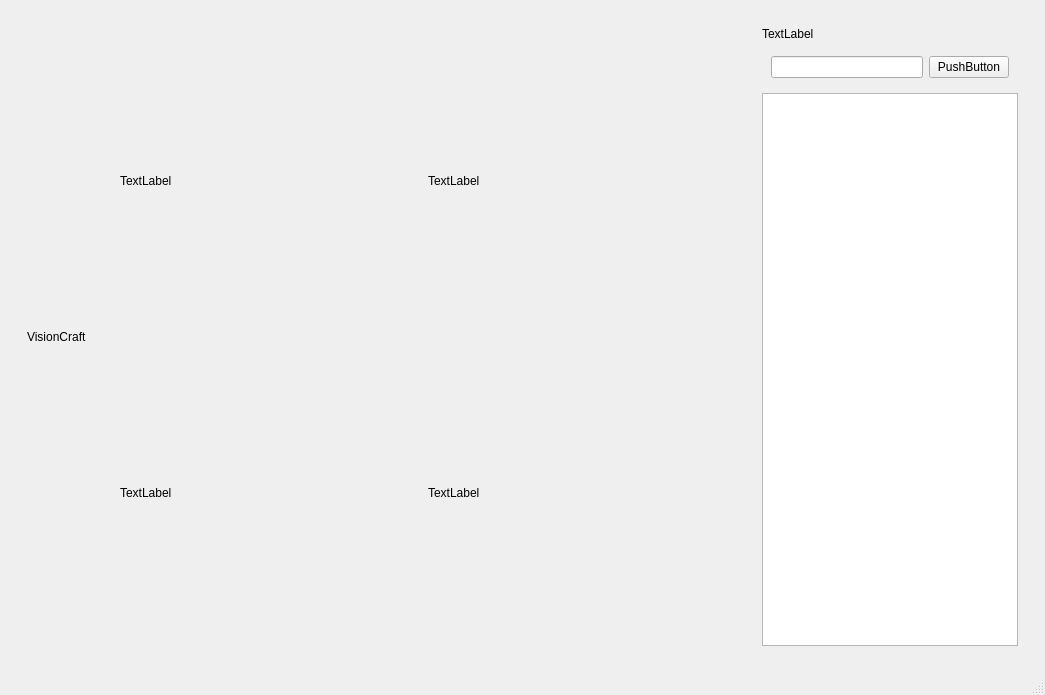
<?xml version="1.0" encoding="UTF-8"?>
<ui version="4.0">
 <class>Home</class>
 <widget class="QMainWindow" name="Home">
  <property name="geometry">
   <rect>
    <x>0</x>
    <y>0</y>
    <width>1045</width>
    <height>695</height>
   </rect>
  </property>
  <property name="windowTitle">
   <string>MainWindow</string>
  </property>
  <widget class="QWidget" name="centralwidget">
   <layout class="QVBoxLayout" name="verticalLayout_4">
    <item>
     <widget class="QWidget" name="widget" native="true">
      <layout class="QHBoxLayout" name="horizontalLayout">
       <item>
        <widget class="QWidget" name="leftPanel" native="true">
         <layout class="QVBoxLayout" name="verticalLayout">
          <item>
           <widget class="QLabel" name="VisionCraft">
            <property name="text">
             <string>VisionCraft</string>
            </property>
           </widget>
          </item>
         </layout>
        </widget>
       </item>
       <item>
        <widget class="QWidget" name="centerPanel" native="true">
         <layout class="QVBoxLayout" name="verticalLayout_2">
          <item>
           <widget class="QWidget" name="top" native="true">
            <layout class="QHBoxLayout" name="horizontalLayout_2">
             <item>
              <widget class="QLabel" name="cam1">
               <property name="sizePolicy">
                <sizepolicy hsizetype="Expanding" vsizetype="Expanding">
                 <horstretch>0</horstretch>
                 <verstretch>0</verstretch>
                </sizepolicy>
               </property>
               <property name="text">
                <string>TextLabel</string>
               </property>
              </widget>
             </item>
             <item>
              <widget class="QLabel" name="cam2">
               <property name="sizePolicy">
                <sizepolicy hsizetype="Expanding" vsizetype="Expanding">
                 <horstretch>0</horstretch>
                 <verstretch>0</verstretch>
                </sizepolicy>
               </property>
               <property name="text">
                <string>TextLabel</string>
               </property>
              </widget>
             </item>
            </layout>
           </widget>
          </item>
          <item>
           <widget class="QWidget" name="bottom" native="true">
            <layout class="QHBoxLayout" name="horizontalLayout_3">
             <item>
              <widget class="QLabel" name="cam3">
               <property name="sizePolicy">
                <sizepolicy hsizetype="Expanding" vsizetype="Expanding">
                 <horstretch>0</horstretch>
                 <verstretch>0</verstretch>
                </sizepolicy>
               </property>
               <property name="text">
                <string>TextLabel</string>
               </property>
              </widget>
             </item>
             <item>
              <widget class="QLabel" name="empty">
               <property name="sizePolicy">
                <sizepolicy hsizetype="Expanding" vsizetype="Preferred">
                 <horstretch>0</horstretch>
                 <verstretch>0</verstretch>
                </sizepolicy>
               </property>
               <property name="text">
                <string>TextLabel</string>
               </property>
              </widget>
             </item>
            </layout>
           </widget>
          </item>
         </layout>
        </widget>
       </item>
       <item>
        <widget class="QWidget" name="rightPanel" native="true">
         <property name="sizePolicy">
          <sizepolicy hsizetype="Fixed" vsizetype="Preferred">
           <horstretch>0</horstretch>
           <verstretch>0</verstretch>
          </sizepolicy>
         </property>
         <layout class="QVBoxLayout" name="verticalLayout_3">
          <item>
           <widget class="QLabel" name="label">
            <property name="text">
             <string>TextLabel</string>
            </property>
           </widget>
          </item>
          <item>
           <widget class="QWidget" name="widget_2" native="true">
            <layout class="QHBoxLayout" name="horizontalLayout_4">
             <item>
              <widget class="QLineEdit" name="lineEdit"/>
             </item>
             <item>
              <widget class="QPushButton" name="pushButton">
               <property name="text">
                <string>PushButton</string>
               </property>
              </widget>
             </item>
            </layout>
           </widget>
          </item>
          <item>
           <widget class="QListWidget" name="listWidget"/>
          </item>
         </layout>
        </widget>
       </item>
      </layout>
     </widget>
    </item>
   </layout>
  </widget>
  <widget class="QMenuBar" name="menubar">
   <property name="geometry">
    <rect>
     <x>0</x>
     <y>0</y>
     <width>1045</width>
     <height>25</height>
    </rect>
   </property>
  </widget>
  <widget class="QStatusBar" name="statusbar"/>
 </widget>
 <resources/>
 <connections/>
</ui>
